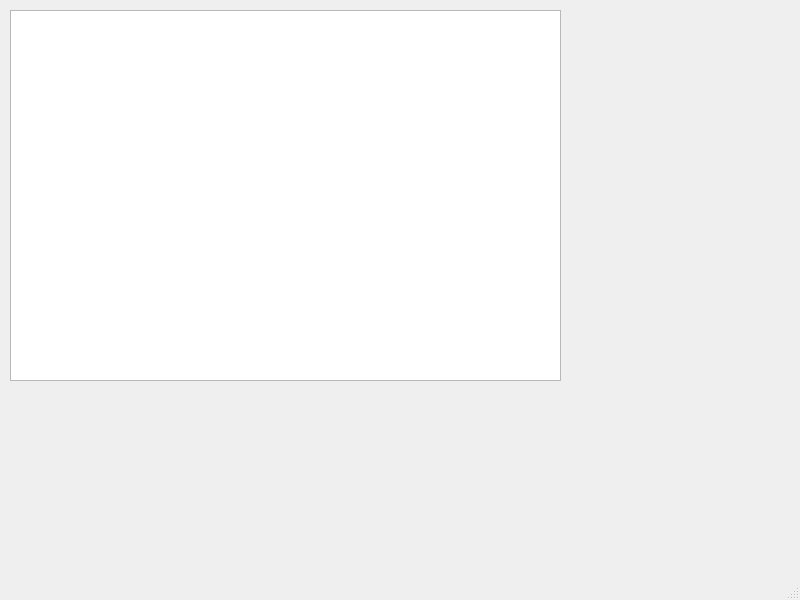
<?xml version="1.0" encoding="UTF-8"?>
<ui version="4.0">
 <class>MainWindow</class>
 <widget class="QMainWindow" name="MainWindow">
  <property name="geometry">
   <rect>
    <x>0</x>
    <y>0</y>
    <width>800</width>
    <height>600</height>
   </rect>
  </property>
  <property name="windowTitle">
   <string>MainWindow</string>
  </property>
  <widget class="QWidget" name="centralwidget">
   <widget class="QTableWidget" name="tableWidget">
    <property name="geometry">
     <rect>
      <x>10</x>
      <y>10</y>
      <width>551</width>
      <height>371</height>
     </rect>
    </property>
   </widget>
  </widget>
  <widget class="QMenuBar" name="menubar">
   <property name="geometry">
    <rect>
     <x>0</x>
     <y>0</y>
     <width>800</width>
     <height>21</height>
    </rect>
   </property>
  </widget>
  <widget class="QStatusBar" name="statusbar"/>
 </widget>
 <resources/>
 <connections/>
</ui>
